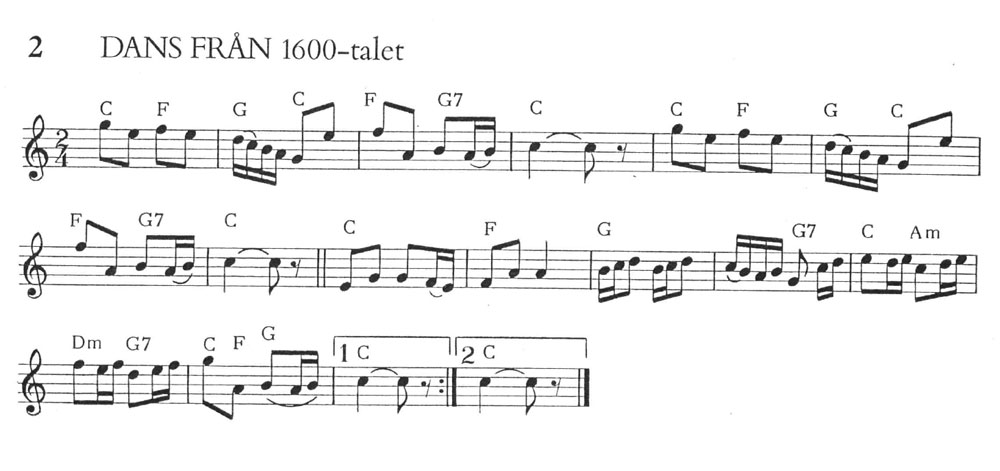
%> input picture Images_Training/Easy/im1s.jpg, 1000 x 471 px
$ octave main.m   (GNU Octave 9; MATLAB toolbox functions it lacks are replaced by stand-ins)
%> lines starting %> are read from the running program, lines starting %| are printed output that depends on the picture; in (x1, y1, x2, y2) boxes, pixels count from 0 and x2, y2 are one past the last pixel; in counts of white or black regions, pixels touching at a corner belong together; the program's own positions count from 1
### tnm034.m
%%%%%%%%%%%%%%%%%%%%%%%%%%
function strout = tnm034(Im)
%
% Im: Input image of captured sheet music. Im should be in
% double format, normalized to the interval [0,1]
%
% strout: The resulting character string of the detected notes.
% The string must follow the pre-defined format, explained below.
%
Im = im2double(Im);
strout = '';

% Sharpen the image a bit
Im = imsharpen(Im, 'Radius', 1.5, 'Amount', 1.1);
%Strighten up the image
Im = HoughRotate(Im);

%split the image to several images with one row in each
imageRowArray = splitImageIntoRows(Im);

%loop through all rowimages
for rowIndex=1:length(imageRowArray)
    %findStafflineprop
    [staffLinesYPos, lineHeight] = getStafflineProperties(imageRowArray{rowIndex});

    %remove stafflines
    imageRowArray{rowIndex} = removeStaffLines(imageRowArray{rowIndex}, lineHeight/2);

    %get note string from one row
    strout = strcat(strout, rowProcessing(imageRowArray{rowIndex}, staffLinesYPos, lineHeight));

    %add rowchange 'n' (not one last image change)
    if(rowIndex ~= length(imageRowArray))
        strout = strcat(strout, 'n');
    end
end
%disp(strout);
%celebrate

%%%%%%%%%%%%%%%%%%%%%%%%%%

### HoughRotate.m
function outImage = HoughRotate(Im)
%   HoughRotate(Im)
%   This function rotates an image if it is not completely straight. It
%   only works for smal rotations 5 degrees
%
%   Im = the image that should be rotated
%
%   outImage = the rotated image


% Read RGB-image and convert to binary image
BW = edge(rgb2gray(Im),'canny');

% Define a narrow intervall of angles to check with the Hough transform
range = 85:0.01:89.99;
[H,theta,rho] = hough(BW, 'theta', range);
peaks = houghpeaks(H, 15,'threshold', ceil(0.1*max(H(:))));

%-----------Get rotation angle------------------------
% Since the Hough transform is done on the interval range (see above) we
% must interpret what one step in range resembles in degrees. For this we
% use the standard normalization formula to convert range to [0 1].
normRange = numel(range);               % The range we Hough transform with and want to apply to Theta's range
thetaRange = max(range) - min(range);   % The range theta varies between
normPeaks = peaks(:,2)./normRange;      % Nomralized peak values
normPeaks = (normPeaks .* thetaRange) + min(range); % Here we apply the range to the normalized peaks
rotationAngles_1 = max(range)-normPeaks;            % Since we're after the small rotations we simply subtract the angles we recieved from the largest value of range


%-----------check rotation direction-------------------
% Because of the range we use, our rotation might be in the wrong
% direction. This quick check ensures that we rotate the image in the
% correct direction by checking if the angle we should rotate the test
% image in, after a new Hough transform, is greater than the first angle we
% rotated with. If it is greater, then the rotation was performed in the
% wrong direction and we rotate the real image with the negative original
% rotation angle. If not, we rotate the real image with the original
% rotation angle.
testBW = imrotate(BW,mean(rotationAngles_1));           % Apply the rotation to a test image testBW
[H_2,theta_2,rho_2] = hough(testBW, 'theta', range);    % Perform a new Hough transform on the newly rotated image
peaks = houghpeaks(H_2, 15,'threshold', ceil(0.1*max(H_2(:))));
normPeaks = peaks(:,2)./normRange;
normPeaks = (normPeaks .* thetaRange) + min(range);
rotationAngles_2 = max(range)-normPeaks;

if(mean(rotationAngles_2) > mean(rotationAngles_1))
    Im1 = imrotate(Im,-mean(rotationAngles_1), 'bicubic'); %rotate the after what the hough transform give
    Mrot = ~imrotate(true(size(Im)),-mean(rotationAngles_1)); %to make the clipping background white instead of black
else
    Im1 = imrotate(Im,mean(rotationAngles_1), 'bicubic'); %rotate the after what the hough transform give
    Mrot = ~imrotate(true(size(Im)),mean(rotationAngles_1)); %to make the clipping background white instead of black
end

Im1(Mrot&~imclearborder(Mrot)) = 1; %to make the clipping background white instead of black

Im1(1:3,:,:) = 1; %make the edge white to remove black
Im1(size(Im1,1)-3:size(Im1,1),:,:) = 1; %make the edge white to remove black
Im1(:,1:3,:) = 1; %make the edge white to remove black
Im1(:,size(Im1,2)-3:size(Im1,2),:) = 1; %make the edge white to remove black

outImage = Im1; %Set image to the output

end

### splitImageIntoRows.m
function imgArray = splitImageIntoRows(im)
%   splitImageIntoRows(im)
%   This function split an image with several noterows to serveral images
%   with only one row per image
%
%   im = input iamage
%
%   imgArray = an array with serveral images ith one row in each image


img = rgb2gray(im);
binImgMin = getBinImg(img, 0); %Fix a image bw to find rows
binImgMax = getBinImg(img, 1); %Fix a image to find max thresholdvalues

horzProjMin = sum(binImgMin, 2); %horiontal proj
horzProjMax = sum(binImgMax, 2); %horiontal proj

maxValue = max(horzProjMax); %Find maxvalue of image for a whole row
smoothhorzProjMin = movmean(horzProjMin, 50); %Smooth the graph to easier find rows
[junk, posToCut] = findpeaks(smoothhorzProjMin, 'MinPeakWidth', 10); %find were the rows start and end.


posToCut(length(posToCut)+1, 1) = length(smoothhorzProjMin); %insert end value at the end
%disp(size(posToCut))
posToCut = [1; posToCut]; %insert start value at the start

imgArray{1} = 1;

z = 1; %cnt to store imagerows
%go through all cuttingpoints and save image
for i=1:length(posToCut)-1
    %disp(max(horzProjMax(posToCut(i):posToCut(i+1))));
    if(maxValue*0.6 < max(horzProjMax(posToCut(i):posToCut(i+1)))) %Only save image if it has a value of 60% of maximumvalue (for a row)
        imgArray{z} = im(posToCut(i):posToCut(i+1),:, :); %Store imagerow i the imgarray
        z=z+1;
    end
end

%figure
%plot(horzProjMin,1:size(binImgMin,1))

### getBinImg.m
function binIm = getBinImg(img, inverted)
% getBinImg(img, inverted)
% This function take an rgbimage and convert it to grayscale binaryimage
%
%   img (the image you want to make bin)
%   inverted (if you want the image to be inverted or not. 1 or 0)

%Even the contrast of image
I = imgaussfilt(img,3);

%Find threshold value
threshold = graythresh(I) * 1;

%Use thresholdvalue as a comparesent in image
if(inverted)
    binIm = img < threshold;
else
    binIm = img > threshold;
end

### getStafflineProperties.m
function [stafflinesYpos, lineHeight] = getStafflineProperties(img)
%   getStafflineProperties(img)
%   This function takes an img and return the stafflineposistions and the
%   lineheight
%
%   img = the image to be evaluated
%
%   stafflinesYpos = an array with stafflines y pos (stafflinesYpos(5) = lowest line)
%   lineHeight = an approximation of the lineheight

%The area to cut out and use for evaluation
sizeOfImgRange = 20; %pixels
im = rgb2gray(img);
binImg = getBinImg(im, 1);

vertProj = sum(binImg, 1); %vertical proj
%plot(1:size(binImg,2), vertProj);
[junk, peaks] = findpeaks(vertProj, 'MinPeakHeight', 0.5*max(vertProj)); %find were the rows start and end.

imgRange = peaks(length(peaks))-sizeOfImgRange : peaks(length(peaks));
%imshow(binImg(:, imgRange));

horzProj = sum(binImg(:, imgRange), 2); %horisontal proj
%disp(max(horzProj));
[junk, peaks] = findpeaks(horzProj, 'MinPeakHeight', 0.8*max(horzProj)); %find where stafflines is


%figure
%plot(horzProj,1:size(binImg(:, peaks(length(peaks))-10:peaks(length(peaks))),1))

%firstLineYPos = peaks(length(peaks)); % lowest staffline
stafflinesYpos =  peaks( length(peaks)-4 : length(peaks) ); % all staffline positions (stafflinesYpos(5) = lowest)
lineHeight = (stafflinesYpos(5) - stafflinesYpos(1)) * 0.25; %average height for each space

### removeStaffLines.m
function outImg = removeStaffLines(Im, noteHeadRadius)
% [12 lines of commented-out code are left out]

Img = rgb2gray(Im);
BW = getBinImg(Img, 1);

%notes = imopen(imcomplement(Img), strel('disk',2));
%lines = imopen(imcomplement(Img), ones(3,1));

linesBW = imopen(BW, ones(round(noteHeadRadius),1)); %Remove the Stafflines and other lines that is horisontal
circular = imclose(linesBW, ones(1,4)); %Fill the gaps from the removed lines
% [22 lines of commented-out code are left out]
ThingsToRemove = [~circular, ~circular, ~circular];
imageWithoutStafflines = Im;
imageWithoutStafflines(ThingsToRemove) = 1;

% [4 lines of commented-out code are left out]

outImg = imageWithoutStafflines;
end

### rowProcessing.m
function rowString = rowProcessing(img, staffLinesYPos, lineHeight)
%   rowProcessing(img)
%   This function process a row of notes and return them as a string of tones
%   according to document https://liuonline.sharepoint.com/sites/TNM034/TNM034_2018HT_OH/CourseDocuments/Forms/AllItems.aspx?viewpath=%2Fsites%2FTNM034%2FTNM034_2018HT_OH%2FCourseDocuments%2FForms%2FAllItems%2Easpx&id=%2Fsites%2FTNM034%2FTNM034_2018HT_OH%2FCourseDocuments%2FTNM034_Course_Information_2018%2Epdf&parent=%2Fsites%2FTNM034%2FTNM034_2018HT_OH%2FCourseDocuments
%   THIS FUNCTION ONLY WORKS IF THERE ONLY ARE ONE ROW OF NOTES
%
%   img = the inputimage with notes in a row.
%   staffLinesYPos = the Y postition of all the stafflines
%   lineHeight = the distanse between two stafflines
%
%   rowString = the string with notes according to the img

img = rgb2gray(img);

spaceRadi = lineHeight/2;
radiiVariation = 1;

rowString = '';

% remove G-clef
img = removeGClef(img);

% Find noteheads and get thier pos
[centers, radius] = findNoteheadsByHough(img, [max(spaceRadi-radiiVariation, 1), spaceRadi+radiiVariation], 0.5, 1);

%Go through all the found notheadposition and evaluate the note, rythm and tone
jump = 0; %If we should skip next image (is used for accords)
for i = 1:length(centers)
  if(jump == 0)
      centers(i,1) = round(centers(i,1)); %To get rid of warning about intvalues

      %Take out a small img with just the note from the rowimage
      smallImg = img( 1:size(img,1), centers(i,1) - round(spaceRadi*3) : centers(i,1) + round(spaceRadi*3));
      % [7 lines of commented-out code are left out]
      newCenter = [round(spaceRadi*3), centers(i, 2)]; %Transform the noteheadcenter to the new picture ratio

      %If we dont have a nte head center continue to next nothead
      if(length(newCenter) == 0)
        continue
      end

      % get note rythm (returns 0, 4 or 8)
      rythm = getNoteRythm(smallImg, newCenter, spaceRadi);

      % get note name (returns note name (string))
      if(rythm > 0)
          noteName = getNoteName(newCenter(:,2), rythm, staffLinesYPos, spaceRadi);
          rowString = strcat(rowString, noteName); %concat the notename with the ones before
      end

      %If we found more than one notehead in one note (accord)
      if(size(newCenter, 1) > 1)
          jump = size(newCenter, 1) - 1;
      end
  else
      jump = jump-1;
  end
end

%disp(rowString)

### removeGClef.m
function modImage = removeGClef(img)
%  removeGClef(img)
%  This function will try to remove the G-clef in the img. It will only
%  remove one G-clef. The one that is closest to out template
%
%   img: The img you want to remove the G-clef from
%

    % Load and fix template image
    templateImg = imread('Images_Training/Gklave.jpg');
    templateImg = im2double(templateImg);
    templateImg = rgb2gray(templateImg);
    templateImg = getBinImg(templateImg, 1);

    binImg = getBinImg(img, 1);

    %Find the Gclef position with our template function
    clefPos = template(binImg, templateImg);

    %Remove GClef
    modImage = img;
    modImage(clefPos(1):(clefPos(1)+size(templateImg,1)), clefPos(2):(clefPos(2)+size(templateImg,2))) = 1;

%    imshow(img)
%    figure
%    imshow(modImage);


### template.m
function objPos =  template(binImg, templateImg)
%   template(binImg, templateImg)
%   binImg: the image we want to search in. Should be logical and bw
%   templateImg: the img we want to search for. Should be logical and bw
%
%   return: objPos the topleft corner of the find object. Only returns the
%   most alike object at the moment.

    % Search for correlations between template and original
    corr = normxcorr2(templateImg,binImg);

% [9 lines of commented-out code are left out]
    [ypeaks, xpeaks] = find(corr == max(corr(:)));
    yoffSet = ypeaks-size(templateImg,1);
    xoffSet = xpeaks-size(templateImg,2);
    objPos = [yoffSet, xoffSet];

    % [7 lines of commented-out code are left out]

end

### findNoteheadsByHough.m
function [centers, radius] = findNoteheadsByHough(img, r, threshold, sortHorizontal)
% [centers, radius] = findNoteheadsByHough(img, r, threshold)
% This function finds the noteheads (and other circular objects and returns
% thier coords in img. And sort them so they goes from left to right
%
%   img = the image we want to find noteheads in
%   r = the radious the noteheads can be. Can be one value or and array [min, max]
%   threshold = threshold of meticulous the edgedetection should be. Recomended 0.7
%   sortHorizontal = if the centers shpuld be sorted horisontaly or verticaly
%
%   centers = the centercoords of noteheads. If the function finds several all are returned as an array
%   radius = the corresponding radius to the centers
%


%Round r to nearest integer to aviod errors i following functions
r = round(r);


%Scale image to get "bigger" pixels"
scale = 10;
img = imresize(img, scale);
% Separate note head from rest of object
binImg = separateNoteHead(img, scale*r(1));


%figure ('name', 'before close')
%imshow(binImg)

%Scale back image
img = imresize(img, 1/scale);
binImg = imresize(binImg, 1/scale);

%find objects smaller than noteheads
cc = bwconncomp(binImg);
stats = regionprops(cc, 'Area');
%find objects with smaller area than smallest notehead
notTooSmall = find([stats.Area] > pi*(r(1)-1)*(r(1)));
%all objects larger than TOO SMALL
BW2 = ismember(labelmatrix(cc), notTooSmall);

%Close the image to get big broken objects to be repared so it can be removed in next part
binImg = (imclose(binImg, strel('disk', round(r(1)+2))));
%figure('name', 'closed')
%imshow(binImg)

%find objects smaller & larger than noteheads
cc = bwconncomp(binImg);
stats = regionprops(cc, 'Area');
%find objects with smaller area than largest notehead
notTooLarge = find([stats.Area] < pi*(r(2)+0.5)*(r(2)+0.5));
%all objects smaller than TOO LARGE
BW3 = ismember(labelmatrix(cc), notTooLarge);

%Make an image were the nottosmall and nottolarge objects are
intersectedImage=bitand(BW2,BW3);

% [6 lines of commented-out code are left out]
binImg = bwareafilt(binImg, [pi*((r(1)+0.5))^2 pi*((r(2)+0.5))^2]);

% [6 lines of commented-out code are left out]
[centers, rad, metric] = imfindcircles(intersectedImage, r, 'ObjectPolarity','bright', 'Method', 'TwoStage', 'EdgeThreshold', threshold);
%show the centers
%viscircles(centers, rad,'EdgeColor','b');

%[centers, rad, metric] = imfindcircles(binImg, r, 'ObjectPolarity','bright', 'Method', 'TwoStage', 'EdgeThreshold', threshold);
%[centers, rad, metric] = imfindcircles(binImg, r, 'ObjectPolarity','bright', 'EdgeThreshold', threshold);

%If we dosent find ny notes dont crash
if(length(centers) == 0)
    radius = rad;
    return
end

%sort centers (useed for accords)
if(sortHorizontal == 1)
    [centers, i] = sortrows(centers, 1);
else
    [centers, i] = sortrows(centers, 2);
end
%Sord radius after how centers were sorted
radius(:) = rad(i);

### separateNoteHead.m
function noteHeadImg = separateNoteHead(noteImg, r)
% separateNoteHead(noteImg, r)
% Performs morphologiacal operation 'open', with a disk-shaped structuring-element.
% Input:
%   note = small image of note
%   r = note head radius
% Output:
%   Image of note head. (Binary and inverted)

binNoteImg = getBinImg(noteImg, 1);

% [9 lines of commented-out code are left out]
lines = imclose(binNoteImg, ones(round(r*2), 5)); %Make everything thicker
%imshow(lines)
%figure
lines = imopen(lines, ones(round(r*5), 5)); %Only find the vertical lines
%imshow(lines)
binNoteImg(lines) = 0; %Remove the lines
%figure('name', 'hsdfdsfiy')
%imshow(binNoteImg)
noteHeadImg =  binNoteImg;

### main.m
%Read file
close all
%img = imread('Images_Training/notesRow.jpg');
%img = imread('Images_Training/easy/oneRownotes.png');

img = imread('Images_Training/easy/im1s.jpg');
%> img is the input picture: size 471x1000x3 uint8; min 0, max 255, mean 241
% [11 lines of commented-out code are left out]
tnm034(img)
%> in HoughRotate, `BW = edge(rgb2gray(Im),'canny');`:
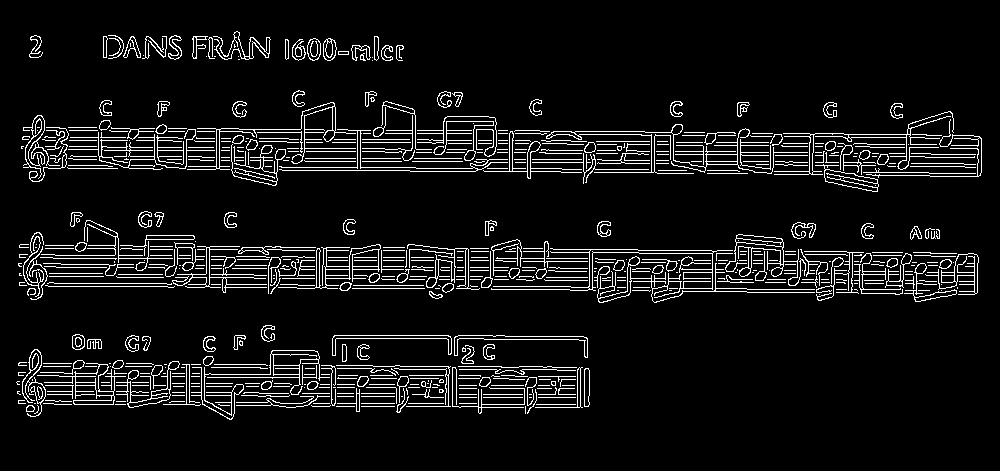
%> BW: size 471x1000 logical; 7.3% white in thin lines or dots, all inside (x1, y1, x2, y2) = (16, 31, 982, 420)
%> in HoughRotate, `[H,theta,rho] = hough(BW, 'theta', range);`: theta = 500 values from 85 to 89.99; rho = 2211 values from -1105 to 1105
%> in HoughRotate, `peaks = houghpeaks(H, 15,'threshold', ceil(0.1*max(H(:))));`: peaks = 15 rows, first 12: [1364 484; 1364 490; 1274 482; 1257 455; 1274 488; 1275 464; 1393 465; 1365 466; 1393 428; 1247 466; 1384 476; 1246 484]
%> in HoughRotate, `normPeaks = peaks(:,2)./normRange;`: normPeaks = [0.968; 0.98; 0.964; 0.91; 0.976; 0.928; 0.93; 0.932; 0.856; 0.932; 0.952; 0.968; 0.84; 0.968; 0.95]
%> in HoughRotate, `normPeaks = (normPeaks .* thetaRange) + min(range);`: normPeaks = [89.83; 89.89; 89.81; 89.54; 89.87; 89.63; 89.64; 89.65; 89.27; 89.65; 89.75; 89.83; 89.19; 89.83; 89.74]
%> in HoughRotate, `rotationAngles_1 = max(range)-normPeaks;            % Since we're afte..`: rotationAngles_1 = [0.16; 0.0998; 0.18; 0.449; 0.12; 0.359; 0.349; 0.339; 0.719; 0.339; 0.24; 0.16; 0.798; 0.16; 0.249]
%> in HoughRotate, `[H_2,theta_2,rho_2] = hough(testBW, 'theta', range);`:
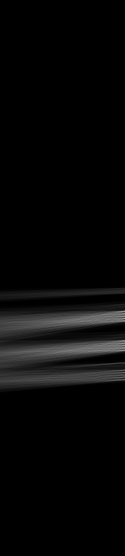
%> H_2: size 2221x500 double (shown at 1/4 size); min 0, max 513, mean 15.5; drawn with min black and max white
%> in HoughRotate, `[H_2,theta_2,rho_2] = hough(testBW, 'theta', range);`: theta_2 = 500 values from 85 to 89.99; rho_2 = 2221 values from -1110 to 1110
%> in HoughRotate, `peaks = houghpeaks(H_2, 15,'threshold', ceil(0.1*max(H_2(:))));`: peaks = 15 rows, first 12: [1247 497; 1285 497; 1402 495; 1286 491; 1248 488; 1374 496; 1277 480; 1249 480; 1394 478; 1385 488; 1375 451; 1511 497]
%> in HoughRotate, `normPeaks = peaks(:,2)./normRange;`: normPeaks = [0.994; 0.994; 0.99; 0.982; 0.976; 0.992; 0.96; 0.96; 0.956; 0.976; 0.902; 0.994; 0.864; 0.846; 0.916]
%> in HoughRotate, `normPeaks = (normPeaks .* thetaRange) + min(range);`: normPeaks = [89.96; 89.96; 89.94; 89.9; 89.87; 89.95; 89.79; 89.79; 89.77; 89.87; 89.5; 89.96; 89.31; 89.22; 89.57]
%> in HoughRotate, `rotationAngles_2 = max(range)-normPeaks;`: rotationAngles_2 = [0.0299; 0.0299; 0.0499; 0.0898; 0.12; 0.0399; 0.2; 0.2; 0.22; 0.12; 0.489; 0.0299; 0.679; 0.768; 0.419]
%> in getBinImg, `threshold = graythresh(I) * 1;`: threshold = 0.831
%> in splitImageIntoRows, `horzProjMin = sum(binImgMin, 2);`: horzProjMin = 477 values, max 1003 at index 1, min 256 at index 155, mean 908.4
%> in splitImageIntoRows, `horzProjMax = sum(binImgMax, 2);`: horzProjMax = 477 values, max 747 at index 155, min 0 at index 1, mean 94.64
%> in splitImageIntoRows, `maxValue = max(horzProjMax);`: maxValue = 747
%> in splitImageIntoRows, `smoothhorzProjMin = movmean(horzProjMin, 50);`: smoothhorzProjMin = 477 values, max 1002.6 at index 447, min 718.8 at index 274, mean 908.5
%> in splitImageIntoRows, `[junk, posToCut] = findpeaks(smoothhorzProjMin, 'MinPeakWidth', 10);`: junk = [998.6; 981.3; 985.9; 983.2; 978.7; 883.6; 1002.6; 1000.8]; posToCut = [14; 84; 89; 212; 327; 368; 447; 450]
%> in splitImageIntoRows, `posToCut = [1; posToCut];`: posToCut = [1; 14; 84; 89; 212; 327; 368; 447; 450; 477]
%> the loop in splitImageIntoRows, `for i=1:length(posToCut)-1` made 9 passes
%> after the loop in splitImageIntoRows, `for i=1:length(posToCut)-1`: imgArray = 3 items
%> in getStafflineProperties, `vertProj = sum(binImg, 1);`: vertProj = 1003 values, max 58 at index 304, min 0 at index 1, mean 15.57
%> in getStafflineProperties, `[junk, peaks] = findpeaks(vertProj, 'MinPeakHeight', 0.5*max(vertProj));`: junk = 43 values, max 58 at index 19, min 30 at index 3, mean 39.28; peaks = 43 values from 36 to 981
%> in getStafflineProperties, `imgRange = peaks(length(peaks))-sizeOfImgRange : peaks(length(peaks));`: imgRange = 21 values from 961 to 981
%> in getStafflineProperties, `horzProj = sum(binImg(:, imgRange), 2);`: horzProj = 124 values, max 21 at index 50, min 0 at index 1, mean 2.02
%> in getStafflineProperties, `[junk, peaks] = findpeaks(horzProj, 'MinPeakHeight', 0.8*max(horzProj));`: junk = [21; 21; 21; 21; 21]; peaks = [50; 60; 69; 78; 88]
%> in getStafflineProperties, `lineHeight = (stafflinesYpos(5) - stafflinesYpos(1)) * 0.25;`: lineHeight = 9.5
%> in tnm034, `[staffLinesYPos, lineHeight] = getStafflineProperties(imageRowArray{ro..`: staffLinesYPos = [50; 60; 69; 78; 88]; lineHeight = 9.5
%> in rowProcessing, `spaceRadi = lineHeight/2;`: spaceRadi = 4.75
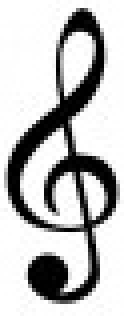
%> input picture Images_Training/Gklave.jpg, 31 x 79 px (shown 4 times larger)
%> in removeGClef, templateImg is the input picture: size 79x31x3 uint8; min 0, max 255, mean 190.7
%> call 6 of getBinImg, with inverted = 1
%> in getBinImg (call 6), `I = imgaussfilt(img,3);`:
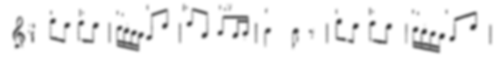
%> I: size 124x1003 double (shown at 1/2 size); min 0.212, max 1, mean 0.948
%> in getBinImg (call 6), `threshold = graythresh(I) * 1;`: threshold = 0.804
%> in template, `corr = normxcorr2(templateImg,binImg);`:
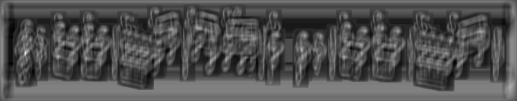
%> corr: size 202x1033 double (shown at 1/2 size); min -0.214, max 0.499, mean 0.0157; drawn with min black and max white
%> in template, `[ypeaks, xpeaks] = find(corr == max(corr(:)));`: ypeaks = 107; xpeaks = 51
%> in template, `yoffSet = ypeaks-size(templateImg,1);`: yoffSet = 28
%> in template, `xoffSet = xpeaks-size(templateImg,2);`: xoffSet = 20
%> in template, `objPos = [yoffSet, xoffSet];`: objPos = [28 20]
%> in removeGClef, `modImage(clefPos(1):(clefPos(1)+size(templateImg,1)), clefPos(2):(clef..`:
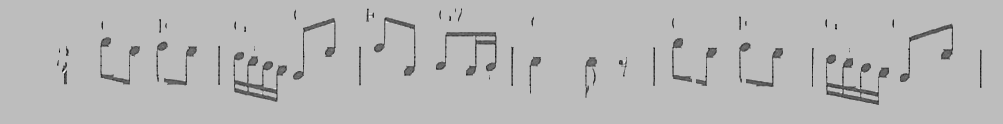
%> modImage: size 124x1003 double; min -0.883, max 1.65, mean 0.951; drawn with min black and max white
%> in findNoteheadsByHough, `r = round(r);`: r = [4 6]
%> call 7 of getBinImg, with inverted = 1
%> in getBinImg (call 7), `threshold = graythresh(I) * 1;`: threshold = 0.576
%> in getBinImg (call 7), `binIm = img < threshold;`:
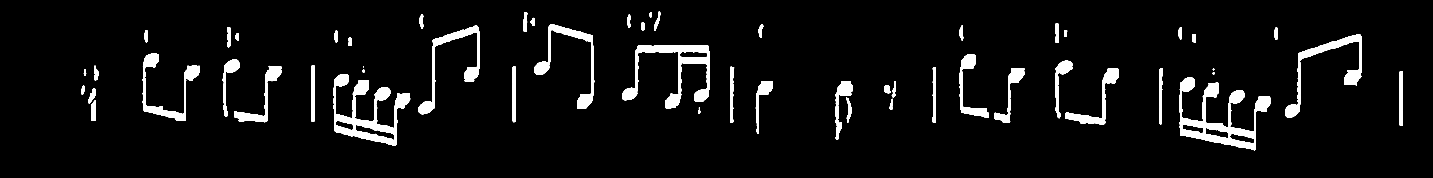
%> binIm: size 1240x10030 logical (shown at 1/7 size); 5.2% white; 56 white regions, largest, box (x1, y1, x2, y2) and area: (8258, 543, 8892, 1051) 91295, (2332, 518, 2871, 1020) 82331, (4358, 319, 4970, 759) 66658
%> the run ends on the next line
